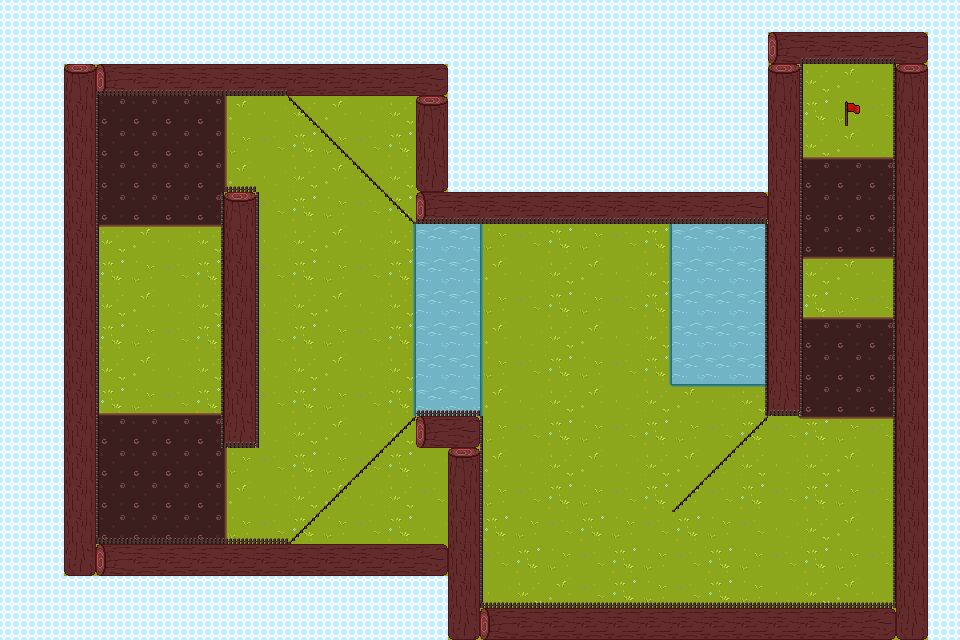

Tiled map render using the project's own tile images. Description and the whole map definition, tile-layer contents included, below:
An orthogonal 30x20 tile map with 32x32 px tiles, 3 tile layers (Background, Decoration, Physics) and 2 objects (Player, Windmill).

<map version="1.10" tiledversion="1.10.2" orientation="orthogonal" renderorder="left-up" width="30" height="20" tilewidth="32" tileheight="32" infinite="0" nextlayerid="5" nextobjectid="5">
 <tileset firstgid="1" name="Backyard" tilewidth="32" tileheight="32" tilecount="81" columns="9">
  <image source="../BackyardTilemap.png" width="288" height="288" />
  <tile id="19">
   <properties>
    <property name="collider" value="bottom" />
   </properties>
  </tile>
  <tile id="20">
   <properties>
    <property name="collider" value="bottom" />
   </properties>
  </tile>
  <tile id="21">
   <properties>
    <property name="collider" value="bottom" />
   </properties>
  </tile>
  <tile id="24">
   <properties>
    <property name="special" value="flag" />
   </properties>
  </tile>
  <tile id="27">
   <properties>
    <property name="collider" value="bottomlefttopright;toprightbottomleft" />
   </properties>
  </tile>
  <tile id="28">
   <properties>
    <property name="collider" value="left" />
    <property name="invertCollider" type="bool" value="true" />
   </properties>
  </tile>
  <tile id="30">
   <properties>
    <property name="collider" value="right;left" />
    <property name="invert" type="bool" value="false" />
   </properties>
  </tile>
  <tile id="36">
   <properties>
    <property name="collider" value="topleftbottomright;bottomrighttopleft" />
   </properties>
  </tile>
  <tile id="37">
   <properties>
    <property name="collider" value="left" />
    <property name="invertCollider" type="bool" value="true" />
   </properties>
  </tile>
  <tile id="39">
   <properties>
    <property name="collider" value="right" />
    <property name="invertCollider" type="bool" value="true" />
   </properties>
  </tile>
  <tile id="43">
   <properties>
    <property name="slowdown" type="float" value="0.8" />
   </properties>
  </tile>
  <tile id="46">
   <properties>
    <property name="collider" value="left;bottom" />
    <property name="invertCollider" type="bool" value="true" />
   </properties>
  </tile>
  <tile id="47">
   <properties>
    <property name="collider" value="bottom" />
    <property name="invertCollider" type="bool" value="true" />
   </properties>
  </tile>
  <tile id="48">
   <properties>
    <property name="collider" value="right;bottom" />
    <property name="invertCollider" type="bool" value="true" />
   </properties>
  </tile>
  <tile id="70">
   <properties>
    <property name="special" value="water" />
   </properties>
  </tile>
 </tileset>
 <layer id="1" name="Background" width="30" height="20">
  <properties>
   <property name="useTileData" type="bool" value="true" />
  </properties>
  <data encoding="csv">
1,1,1,1,1,1,1,1,1,1,1,1,1,1,1,1,1,1,1,1,1,1,1,1,1,1,1,1,1,1,
1,1,1,1,1,1,1,1,1,1,1,1,1,1,1,1,1,1,1,1,1,1,1,1,4,3,4,2,2,1,
1,1,2,3,2,2,3,4,2,3,4,2,3,4,1,1,1,1,1,1,1,1,1,1,4,12,13,11,2,1,
1,1,11,44,44,44,44,13,11,12,13,11,12,2,1,1,1,1,1,1,1,1,1,1,4,3,4,2,2,1,
1,1,2,44,44,44,44,4,2,3,4,2,3,2,1,1,1,1,1,1,1,1,1,1,4,12,13,11,12,1,
1,1,11,44,44,44,44,13,11,12,13,11,12,2,1,1,1,1,1,1,1,1,1,1,4,44,44,44,3,1,
1,1,2,44,44,44,44,4,2,3,4,2,3,4,1,1,1,1,1,1,1,2,11,12,13,44,44,44,12,1,
1,1,11,12,13,11,12,13,11,12,13,11,12,71,71,4,2,3,4,2,3,71,71,71,2,44,44,44,3,1,
1,1,2,3,4,2,3,4,2,3,4,2,3,71,71,13,11,12,13,11,12,71,71,71,11,12,13,11,12,1,
1,1,11,12,13,11,12,13,11,12,13,11,12,71,71,4,2,3,4,2,3,71,71,71,2,3,4,2,3,1,
1,1,2,3,4,2,3,4,2,3,4,2,3,71,71,13,11,12,13,11,12,71,71,71,11,44,44,44,12,1,
1,1,11,12,13,11,12,13,11,12,13,11,12,71,71,4,2,3,4,2,3,71,71,71,2,44,44,44,3,1,
1,1,2,3,4,2,3,4,2,3,4,2,3,71,71,13,11,12,13,11,12,13,11,12,11,44,44,44,12,1,
1,1,11,44,44,44,44,13,11,12,13,11,12,2,3,4,2,3,4,2,3,4,2,3,2,3,4,2,3,1,
1,1,2,44,44,44,44,4,2,3,4,2,3,11,12,13,11,12,13,11,12,13,11,12,11,12,13,11,12,1,
1,1,11,44,44,44,44,13,11,12,13,11,12,2,3,4,2,3,4,2,3,4,2,3,2,3,4,2,3,1,
1,1,2,44,44,44,44,4,2,3,4,2,3,11,2,3,4,2,3,4,2,3,4,2,11,12,13,11,12,1,
1,1,11,12,13,11,12,13,11,12,13,11,12,13,3,2,3,4,2,3,4,2,3,4,2,3,4,2,3,1,
1,1,1,1,1,1,1,1,1,1,1,1,1,1,3,11,12,13,2,3,4,2,3,4,11,12,13,11,12,1,
1,1,1,1,1,1,1,1,1,1,1,1,1,1,3,3,3,3,3,3,3,3,3,3,3,3,3,3,3,1
</data>
 </layer>
 <layer id="4" name="Decoration" width="30" height="20">
  <data encoding="csv">
0,0,0,0,0,0,0,0,0,0,0,0,0,0,0,0,0,0,0,0,0,0,0,0,0,0,0,0,0,0,
0,0,0,0,0,0,0,0,0,0,0,0,0,0,0,0,0,0,0,0,0,0,0,0,65,66,66,66,67,0,
0,0,2684354625,65,66,66,66,66,66,66,66,66,66,67,0,0,0,0,0,0,0,0,0,0,2684354625,0,0,0,2684354625,0,
0,0,2684354626,0,0,0,0,45,0,0,0,0,0,2684354625,0,0,0,0,0,0,0,0,0,0,2684354626,0,0,0,2684354626,0,
0,0,2684354626,0,0,0,0,45,0,0,0,0,0,2684354626,0,0,0,0,0,0,0,0,0,0,2684354626,35,35,35,2684354626,0,
0,0,2684354626,0,0,0,0,45,0,0,0,0,0,2684354627,0,0,0,0,0,0,0,0,0,0,2684354626,0,0,0,2684354626,0,
0,0,2684354626,0,0,0,0,2684354625,0,0,0,0,0,65,66,66,66,66,66,66,66,66,66,67,2684354626,0,0,0,2684354626,0,
0,0,2684354626,53,53,53,53,2684354626,0,0,0,0,70,0,0,72,0,0,0,0,70,0,0,0,2684354626,0,0,0,2684354626,0,
0,0,2684354626,0,0,0,0,2684354626,0,0,0,0,70,0,0,72,0,0,0,0,70,0,0,0,2684354626,53,53,53,2684354626,0,
0,0,2684354626,0,0,0,0,2684354626,0,0,0,0,70,0,0,72,0,0,0,0,70,0,0,0,2684354626,35,35,35,2684354626,0,
0,0,2684354626,0,0,0,0,2684354626,0,0,0,0,70,0,0,72,0,0,0,0,70,0,0,0,2684354626,0,0,0,2684354626,0,
0,0,2684354626,0,0,0,0,2684354626,0,0,0,0,70,0,0,72,0,0,0,0,70,0,0,0,2684354626,0,0,0,2684354626,0,
0,0,2684354626,35,35,35,35,2684354626,0,0,0,0,70,0,0,72,0,0,0,0,79,80,80,80,2684354627,0,0,0,2684354626,0,
0,0,2684354626,0,0,0,0,2684354627,0,0,0,0,0,65,67,0,0,0,0,0,0,0,0,0,52,53,53,53,2684354626,0,
0,0,2684354626,0,0,0,0,45,0,0,0,0,0,0,2684354625,0,0,0,0,0,0,0,0,0,0,0,0,0,2684354626,0,
0,0,2684354626,0,0,0,0,45,0,0,0,0,0,0,2684354626,0,0,0,0,0,0,0,0,0,0,0,0,0,2684354626,0,
0,0,2684354626,0,0,0,0,45,0,0,0,0,0,0,2684354626,0,0,0,0,0,0,0,0,0,0,0,0,0,2684354626,0,
0,0,2684354627,65,66,66,66,66,66,66,66,66,66,67,2684354626,0,0,0,0,0,0,0,0,0,0,0,0,0,2684354626,0,
0,0,0,0,0,0,0,0,0,0,0,0,0,0,2684354626,0,0,0,0,0,0,0,0,0,0,0,0,0,2684354626,0,
0,0,0,0,0,0,0,0,0,0,0,0,0,0,2684354627,65,66,66,66,66,66,66,66,66,66,66,66,67,2684354627,0
</data>
 </layer>
 <layer id="2" name="Physics" width="30" height="20">
  <properties>
   <property name="loadCustomColliders" type="bool" value="true" />
  </properties>
  <data encoding="csv">
0,0,0,0,0,0,0,0,0,0,0,0,0,0,0,0,0,0,0,0,0,0,0,0,0,0,0,0,0,0,
0,0,0,0,0,0,0,0,0,0,0,0,0,0,0,0,0,0,0,0,0,0,0,0,0,21,21,21,0,0,
0,0,0,20,21,22,20,21,22,0,0,0,0,0,0,0,0,0,0,0,0,0,0,0,0,38,0,40,0,0,
0,0,0,38,0,0,0,0,0,37,0,0,0,0,0,0,0,0,0,0,0,0,0,0,0,38,25,40,0,0,
0,0,0,38,0,0,0,0,0,0,37,0,0,0,0,0,0,0,0,0,0,0,0,0,0,38,0,40,0,0,
0,0,0,38,0,0,0,48,0,0,0,37,0,0,0,0,0,0,0,0,0,0,0,0,0,38,0,40,0,0,
0,0,0,38,0,0,40,0,38,0,0,0,37,21,21,21,21,21,21,21,21,21,21,21,0,38,0,40,0,0,
0,0,0,38,0,0,40,0,38,0,0,0,0,0,0,0,0,0,0,0,0,0,0,40,0,38,0,40,0,0,
0,0,0,38,0,0,40,0,38,0,0,0,0,0,0,0,0,0,0,0,0,0,0,40,0,38,0,40,0,0,
0,0,0,38,0,0,40,0,38,0,0,0,0,0,0,0,0,0,0,0,0,0,0,40,0,38,0,40,0,0,
0,0,0,38,0,0,40,0,38,0,0,0,0,0,0,0,0,0,0,0,0,0,0,40,0,38,0,40,0,0,
0,0,0,38,0,0,40,0,38,0,0,0,0,0,0,0,0,0,0,0,0,0,0,40,0,38,0,40,0,0,
0,0,0,38,0,0,40,0,38,0,0,0,0,48,48,0,0,0,0,0,0,0,0,40,21,38,0,40,0,0,
0,0,0,38,0,0,40,21,38,0,0,0,28,0,0,38,0,0,0,0,0,0,0,28,0,0,0,40,0,0,
0,0,0,38,0,0,0,0,0,0,0,28,0,0,0,38,0,0,0,0,0,0,28,0,0,0,0,40,0,0,
0,0,0,38,0,0,0,0,0,0,28,0,0,0,0,38,0,0,0,0,0,28,0,0,0,0,0,40,0,0,
0,0,0,47,48,48,48,48,48,28,0,0,0,0,0,38,0,0,0,0,0,0,0,0,0,0,0,40,0,0,
0,0,0,0,0,0,0,0,0,0,0,0,0,0,0,38,0,0,0,0,0,0,0,0,0,0,0,40,0,0,
0,0,0,0,0,0,0,0,0,0,0,0,0,0,0,47,48,48,48,48,48,48,48,48,48,48,48,49,0,0,
0,0,0,0,0,0,0,0,0,0,0,0,0,0,0,0,0,0,0,0,0,0,0,0,0,0,0,0,0,0
</data>
 </layer>
 <objectgroup id="3" name="Object Layer 1">
  <object id="1" type="Player" x="128" y="288" width="32" height="32" />
  <object id="3" type="Windmill" x="576" y="512" width="133.2" height="129.2" />
 </objectgroup>
</map>
